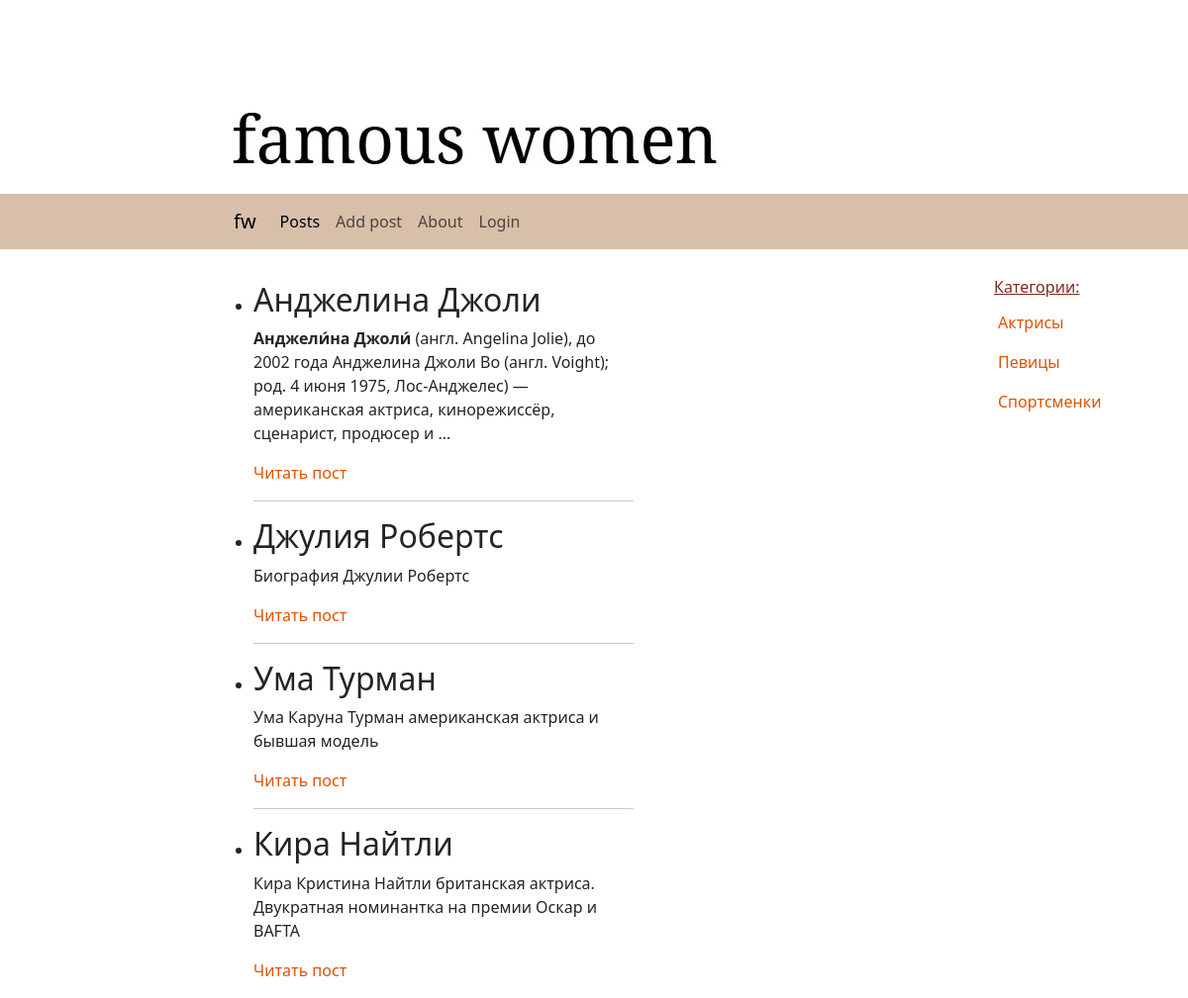
The app's page /posts/, older data.
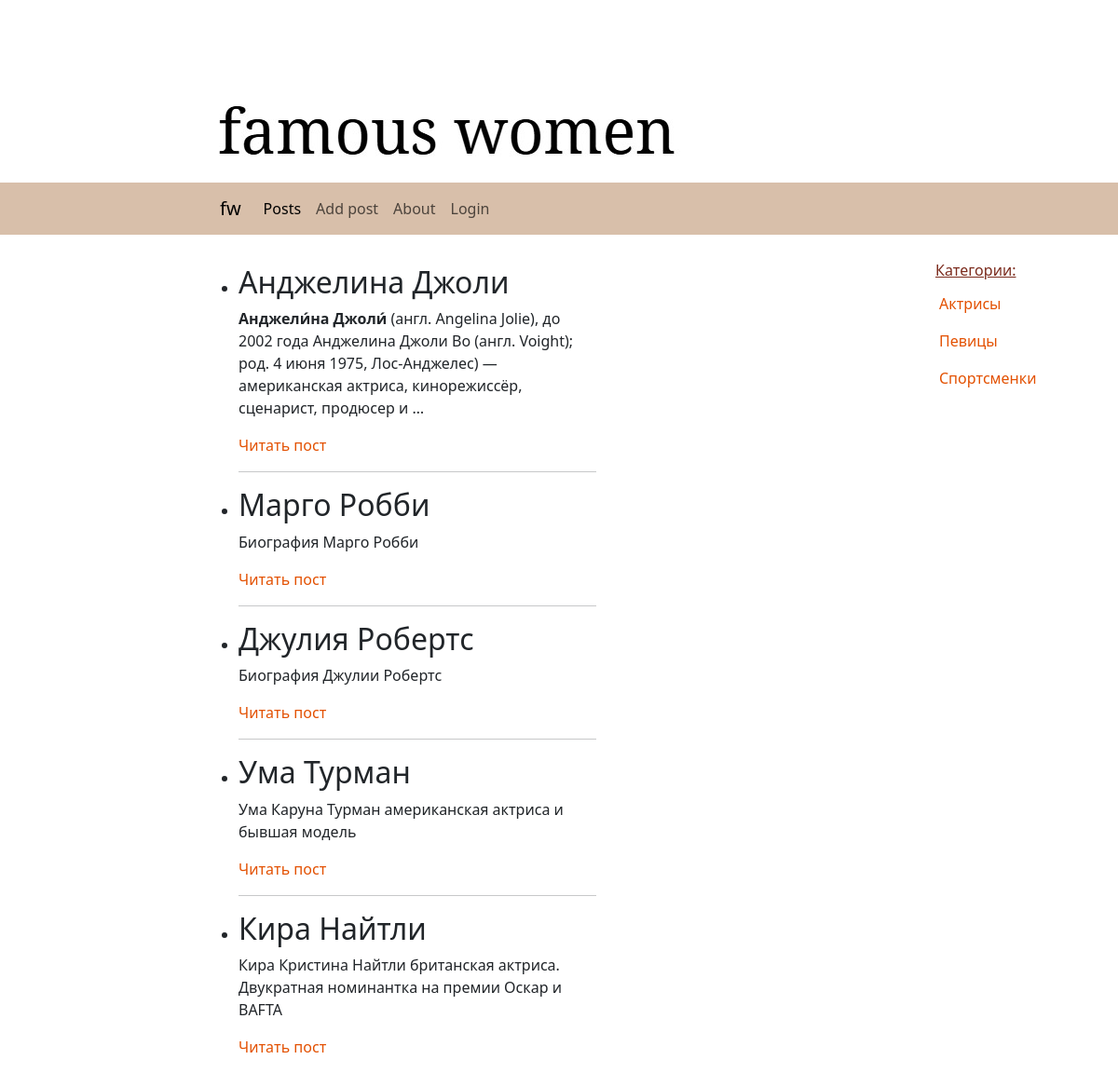
The same page, newer data.
### women/models.py (models this page shows, shortened)
class Data_db(models.Model):
    class Status(models.IntegerChoices):
        DR = 0, 'Черновик'
        PUB = 1, 'Опубликовано'
    title = models.CharField(max_length=255)
    content = models.TextField(blank=True)
    time_create = models.DateTimeField(auto_now_add=True)
    time_update = models.DateTimeField(auto_now=True)
    is_published = models.BooleanField(choices=Status.choices, default=Status.PUB)
    slug = models.SlugField(max_length=255, unique=True, db_index=True)
    objects = models.Manager()
    Published_manager = PublishedManager()
    cat = models.ForeignKey('Category_db', on_delete=models.PROTECT)
    def get_absolute_url(self):
        return reverse('post', kwargs={'post_slug': self.slug})

### women/views.py (the view)
# urls.py: path('posts/', views.posts, name='posts'),
def posts(request):
     posts = Data_db.objects.filter(is_published=1)
     data = {
          'title':'Посты',
          'text':'Посты',
          'menu': menu,
          'posts': posts
     }
     return render(request, 'women/posts.html', context=data)

### women/templatetags/women_tags.py (called while the page is built)
@register.simple_tag()
def get_cat():
    return views.cat_db

### women/templates/women/posts.html
{% extends 'base.html' %}
{% block content %}
    <div class="flex-container">
        <div class="content-left">
            <ul>
                {% for title in posts %}
                <li>
                    <h2>{{ title.title }}</h2>
                    {% autoescape off %}
                    <p>{{ title.content|truncatewords:25 }}</p>
                    {% endautoescape %}
                    <p><a href="{{ title.get_absolute_url }}">Читать пост</a></p>
                    {% if not forloop.last %}
                    <hr>
                    {% endif %}
                </li>
                {% endfor %}
            </ul>
        </div>
        {% include 'includes/nav.html' %}
    </div>
{% endblock %}

### FamousWomenSite/templates/base.html (shortened to what this page needs)
{% load static %}
<!DOCTYPE html>
<html lang="ru">
<head>
    <link href="https://cdn.jsdelivr.net/npm/bootstrap@5.3.0-alpha1/dist/css/bootstrap.min.css" rel="stylesheet">
    <link href="{% static 'women/css/styles.css' %}" rel="stylesheet">
</head>
<body>
    <div>
        <a href="{% url 'main' %}">
            <img src="{% static 'women/images/famous women image.jpg' %}" alt="famous women" style="margin-top: 7rem; margin-bottom: 1rem; margin-left: 227px;">
        </a>
    </div>
    <nav class="navbar navbar-expand-lg" style="background-color: #D8BFAA;">
        <div class="container-fluid" style="margin-left: 14rem;">
          <a class="navbar-brand" href="{% url 'main' %}">fw</a>
          <div class="collapse navbar-collapse" id="navbarNav">
            <ul class="navbar-nav">
              <li class="nav-item">
                <a class="nav-link active" aria-current="page" href="{% url 'posts' %}">Posts</a>
              </li>
              <li class="nav-item">
                <a class="nav-link" href="{% url 'addpage' %}">Add post</a>
              </li>
              <li class="nav-item">
                <a class="nav-link" href="{% url 'about' %}">About</a>
              </li>
              <li class="nav-item">
                <a class="nav-link" href="{% url 'login' %}">Login</a>
              </li>
            </ul>
          </div>
        </div>
    </nav>
    {% block content %} {% endblock %}
</body>
</html>

### women/templates/includes/nav.html
{% load women_tags %}
{% get_cat as cats %}
<nav>
    <div class="content-right">
        <div class="p-1">
            <a href="{% url cats.0.url %}" class="category">{{ cats.0.name }}</a>
        </div>
        <div class="p-2">
            <a href="{{ cats.1.url }}">{{ cats.1.name }}</a>
        </div>
        <div class="p-2">
            <a href="{{ cats.2.url }}">{{ cats.2.name }}</a>
        </div>
        <div class="p-2">
            <a href="{{ cats.3.url }}">{{ cats.3.name }}</a>
        </div>
    </div>
</nav>

### women/static/women/css/styles.css (style rules this page uses)
.flex-container { display: flex; align-items: flex-start; }
.content-left { margin-top: 2rem; margin-left: 14rem; margin-right: 35rem; }
.content-right { position: fixed; right: 0; top: 350px; transform: translateY(-50%); width: 200px; }
a { color: #e35102; text-decoration: none; cursor: pointer; }
a.category { color: rgb(123, 43, 29); font-weight: 400; text-decoration: underline; }

Row changes from the older to the newer data that the page shows:
now on this page (row edited): Data_db: title "Марго Робби", content "Биография Марго Робби"
